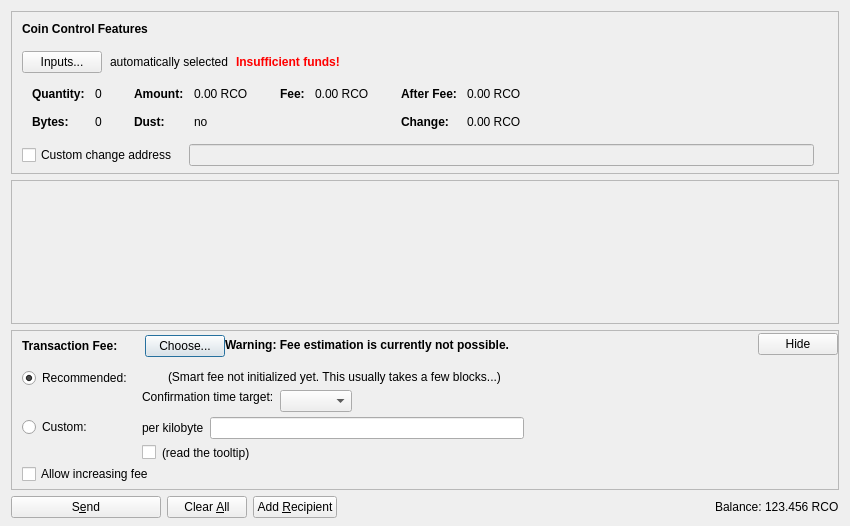
<?xml version="1.0" encoding="UTF-8"?>
<ui version="4.0">
 <class>SendCoinsDialog</class>
 <widget class="QDialog" name="SendCoinsDialog">
  <property name="geometry">
   <rect>
    <x>0</x>
    <y>0</y>
    <width>850</width>
    <height>526</height>
   </rect>
  </property>
  <property name="windowTitle">
   <string>Send Coins</string>
  </property>
  <layout class="QVBoxLayout" name="verticalLayout" stretch="0,1,0,0">
   <property name="bottomMargin">
    <number>8</number>
   </property>
   <item>
    <widget class="QFrame" name="frameCoinControl">
     <property name="sizePolicy">
      <sizepolicy hsizetype="Expanding" vsizetype="Expanding">
       <horstretch>0</horstretch>
       <verstretch>0</verstretch>
      </sizepolicy>
     </property>
     <property name="maximumSize">
      <size>
       <width>16777215</width>
       <height>16777215</height>
      </size>
     </property>
     <property name="frameShape">
      <enum>QFrame::StyledPanel</enum>
     </property>
     <property name="frameShadow">
      <enum>QFrame::Sunken</enum>
     </property>
     <layout class="QVBoxLayout" name="verticalLayoutCoinControl2">
      <property name="spacing">
       <number>0</number>
      </property>
      <property name="leftMargin">
       <number>0</number>
      </property>
      <property name="topMargin">
       <number>0</number>
      </property>
      <property name="rightMargin">
       <number>0</number>
      </property>
      <property name="bottomMargin">
       <number>6</number>
      </property>
      <item>
       <layout class="QVBoxLayout" name="verticalLayoutCoinControl" stretch="0,0,0,0,1">
        <property name="spacing">
         <number>0</number>
        </property>
        <property name="leftMargin">
         <number>10</number>
        </property>
        <property name="topMargin">
         <number>10</number>
        </property>
        <item>
         <layout class="QHBoxLayout" name="horizontalLayoutCoinControl1">
          <property name="bottomMargin">
           <number>15</number>
          </property>
          <item>
           <widget class="QLabel" name="labelCoinControlFeatures">
            <property name="sizePolicy">
             <sizepolicy hsizetype="Preferred" vsizetype="Maximum">
              <horstretch>0</horstretch>
              <verstretch>0</verstretch>
             </sizepolicy>
            </property>
            <property name="font">
             <font>
              <weight>75</weight>
              <bold>true</bold>
             </font>
            </property>
            <property name="styleSheet">
             <string notr="true">font-weight:bold;</string>
            </property>
            <property name="text">
             <string>Coin Control Features</string>
            </property>
           </widget>
          </item>
         </layout>
        </item>
        <item>
         <layout class="QHBoxLayout" name="horizontalLayoutCoinControl2" stretch="0,0,0,0">
          <property name="spacing">
           <number>8</number>
          </property>
          <property name="bottomMargin">
           <number>10</number>
          </property>
          <item>
           <widget class="QPushButton" name="pushButtonCoinControl">
            <property name="styleSheet">
             <string notr="true"/>
            </property>
            <property name="text">
             <string>Inputs...</string>
            </property>
            <property name="autoDefault">
             <bool>false</bool>
            </property>
           </widget>
          </item>
          <item>
           <widget class="QLabel" name="labelCoinControlAutomaticallySelected">
            <property name="text">
             <string>automatically selected</string>
            </property>
            <property name="margin">
             <number>5</number>
            </property>
           </widget>
          </item>
          <item>
           <widget class="QLabel" name="labelCoinControlInsuffFunds">
            <property name="font">
             <font>
              <weight>75</weight>
              <bold>true</bold>
             </font>
            </property>
            <property name="styleSheet">
             <string notr="true">color:red;font-weight:bold;</string>
            </property>
            <property name="text">
             <string>Insufficient funds!</string>
            </property>
            <property name="margin">
             <number>5</number>
            </property>
           </widget>
          </item>
          <item>
           <spacer name="horizontalSpacerCoinControl">
            <property name="orientation">
             <enum>Qt::Horizontal</enum>
            </property>
            <property name="sizeHint" stdset="0">
             <size>
              <width>40</width>
              <height>1</height>
             </size>
            </property>
           </spacer>
          </item>
         </layout>
        </item>
        <item>
         <widget class="QWidget" name="widgetCoinControl" native="true">
          <property name="sizePolicy">
           <sizepolicy hsizetype="Preferred" vsizetype="Preferred">
            <horstretch>0</horstretch>
            <verstretch>0</verstretch>
           </sizepolicy>
          </property>
          <property name="minimumSize">
           <size>
            <width>0</width>
            <height>0</height>
           </size>
          </property>
          <property name="styleSheet">
           <string notr="true"/>
          </property>
          <layout class="QHBoxLayout" name="horizontalLayoutCoinControl5">
           <property name="leftMargin">
            <number>0</number>
           </property>
           <property name="topMargin">
            <number>0</number>
           </property>
           <property name="rightMargin">
            <number>0</number>
           </property>
           <property name="bottomMargin">
            <number>0</number>
           </property>
           <item>
            <layout class="QHBoxLayout" name="horizontalLayoutCoinControl3" stretch="0,0,0,1">
             <property name="spacing">
              <number>20</number>
             </property>
             <property name="topMargin">
              <number>0</number>
             </property>
             <property name="bottomMargin">
              <number>10</number>
             </property>
             <item>
              <layout class="QFormLayout" name="formLayoutCoinControl1">
               <property name="horizontalSpacing">
                <number>10</number>
               </property>
               <property name="verticalSpacing">
                <number>14</number>
               </property>
               <property name="leftMargin">
                <number>10</number>
               </property>
               <property name="topMargin">
                <number>4</number>
               </property>
               <property name="rightMargin">
                <number>6</number>
               </property>
               <item row="0" column="0">
                <widget class="QLabel" name="labelCoinControlQuantityText">
                 <property name="font">
                  <font>
                   <weight>75</weight>
                   <bold>true</bold>
                  </font>
                 </property>
                 <property name="text">
                  <string>Quantity:</string>
                 </property>
                 <property name="margin">
                  <number>0</number>
                 </property>
                </widget>
               </item>
               <item row="0" column="1">
                <widget class="QLabel" name="labelCoinControlQuantity">
                 <property name="cursor">
                  <cursorShape>IBeamCursor</cursorShape>
                 </property>
                 <property name="contextMenuPolicy">
                  <enum>Qt::ActionsContextMenu</enum>
                 </property>
                 <property name="text">
                  <string notr="true">0</string>
                 </property>
                 <property name="margin">
                  <number>0</number>
                 </property>
                 <property name="textInteractionFlags">
                  <set>Qt::LinksAccessibleByMouse|Qt::TextSelectableByKeyboard|Qt::TextSelectableByMouse</set>
                 </property>
                </widget>
               </item>
               <item row="1" column="0">
                <widget class="QLabel" name="labelCoinControlBytesText">
                 <property name="font">
                  <font>
                   <weight>75</weight>
                   <bold>true</bold>
                  </font>
                 </property>
                 <property name="text">
                  <string>Bytes:</string>
                 </property>
                </widget>
               </item>
               <item row="1" column="1">
                <widget class="QLabel" name="labelCoinControlBytes">
                 <property name="cursor">
                  <cursorShape>IBeamCursor</cursorShape>
                 </property>
                 <property name="contextMenuPolicy">
                  <enum>Qt::ActionsContextMenu</enum>
                 </property>
                 <property name="text">
                  <string notr="true">0</string>
                 </property>
                 <property name="textInteractionFlags">
                  <set>Qt::LinksAccessibleByMouse|Qt::TextSelectableByKeyboard|Qt::TextSelectableByMouse</set>
                 </property>
                </widget>
               </item>
              </layout>
             </item>
             <item>
              <layout class="QFormLayout" name="formLayoutCoinControl2">
               <property name="horizontalSpacing">
                <number>10</number>
               </property>
               <property name="verticalSpacing">
                <number>14</number>
               </property>
               <property name="leftMargin">
                <number>6</number>
               </property>
               <property name="topMargin">
                <number>4</number>
               </property>
               <property name="rightMargin">
                <number>6</number>
               </property>
               <item row="0" column="0">
                <widget class="QLabel" name="labelCoinControlAmountText">
                 <property name="font">
                  <font>
                   <weight>75</weight>
                   <bold>true</bold>
                  </font>
                 </property>
                 <property name="text">
                  <string>Amount:</string>
                 </property>
                 <property name="margin">
                  <number>0</number>
                 </property>
                </widget>
               </item>
               <item row="0" column="1">
                <widget class="QLabel" name="labelCoinControlAmount">
                 <property name="cursor">
                  <cursorShape>IBeamCursor</cursorShape>
                 </property>
                 <property name="contextMenuPolicy">
                  <enum>Qt::ActionsContextMenu</enum>
                 </property>
                 <property name="text">
                  <string notr="true">0.00 RCO</string>
                 </property>
                 <property name="textInteractionFlags">
                  <set>Qt::LinksAccessibleByMouse|Qt::TextSelectableByKeyboard|Qt::TextSelectableByMouse</set>
                 </property>
                </widget>
               </item>
               <item row="1" column="0">
                <widget class="QLabel" name="labelCoinControlLowOutputText">
                 <property name="font">
                  <font>
                   <weight>75</weight>
                   <bold>true</bold>
                  </font>
                 </property>
                 <property name="text">
                  <string>Dust:</string>
                 </property>
                </widget>
               </item>
               <item row="1" column="1">
                <widget class="QLabel" name="labelCoinControlLowOutput">
                 <property name="cursor">
                  <cursorShape>IBeamCursor</cursorShape>
                 </property>
                 <property name="contextMenuPolicy">
                  <enum>Qt::ActionsContextMenu</enum>
                 </property>
                 <property name="text">
                  <string notr="true">no</string>
                 </property>
                 <property name="textInteractionFlags">
                  <set>Qt::LinksAccessibleByMouse|Qt::TextSelectableByKeyboard|Qt::TextSelectableByMouse</set>
                 </property>
                </widget>
               </item>
              </layout>
             </item>
             <item>
              <layout class="QFormLayout" name="formLayoutCoinControl3">
               <property name="horizontalSpacing">
                <number>10</number>
               </property>
               <property name="verticalSpacing">
                <number>14</number>
               </property>
               <property name="leftMargin">
                <number>6</number>
               </property>
               <property name="topMargin">
                <number>4</number>
               </property>
               <property name="rightMargin">
                <number>6</number>
               </property>
               <item row="0" column="0">
                <widget class="QLabel" name="labelCoinControlFeeText">
                 <property name="font">
                  <font>
                   <weight>75</weight>
                   <bold>true</bold>
                  </font>
                 </property>
                 <property name="text">
                  <string>Fee:</string>
                 </property>
                 <property name="margin">
                  <number>0</number>
                 </property>
                </widget>
               </item>
               <item row="0" column="1">
                <widget class="QLabel" name="labelCoinControlFee">
                 <property name="cursor">
                  <cursorShape>IBeamCursor</cursorShape>
                 </property>
                 <property name="contextMenuPolicy">
                  <enum>Qt::ActionsContextMenu</enum>
                 </property>
                 <property name="text">
                  <string notr="true">0.00 RCO</string>
                 </property>
                 <property name="textInteractionFlags">
                  <set>Qt::LinksAccessibleByMouse|Qt::TextSelectableByKeyboard|Qt::TextSelectableByMouse</set>
                 </property>
                </widget>
               </item>
              </layout>
             </item>
             <item>
              <layout class="QFormLayout" name="formLayoutCoinControl4">
               <property name="horizontalSpacing">
                <number>10</number>
               </property>
               <property name="verticalSpacing">
                <number>14</number>
               </property>
               <property name="leftMargin">
                <number>6</number>
               </property>
               <property name="topMargin">
                <number>4</number>
               </property>
               <property name="rightMargin">
                <number>6</number>
               </property>
               <item row="0" column="0">
                <widget class="QLabel" name="labelCoinControlAfterFeeText">
                 <property name="font">
                  <font>
                   <weight>75</weight>
                   <bold>true</bold>
                  </font>
                 </property>
                 <property name="text">
                  <string>After Fee:</string>
                 </property>
                 <property name="margin">
                  <number>0</number>
                 </property>
                </widget>
               </item>
               <item row="0" column="1">
                <widget class="QLabel" name="labelCoinControlAfterFee">
                 <property name="cursor">
                  <cursorShape>IBeamCursor</cursorShape>
                 </property>
                 <property name="contextMenuPolicy">
                  <enum>Qt::ActionsContextMenu</enum>
                 </property>
                 <property name="text">
                  <string notr="true">0.00 RCO</string>
                 </property>
                 <property name="textInteractionFlags">
                  <set>Qt::LinksAccessibleByMouse|Qt::TextSelectableByKeyboard|Qt::TextSelectableByMouse</set>
                 </property>
                </widget>
               </item>
               <item row="1" column="0">
                <widget class="QLabel" name="labelCoinControlChangeText">
                 <property name="font">
                  <font>
                   <weight>75</weight>
                   <bold>true</bold>
                  </font>
                 </property>
                 <property name="text">
                  <string>Change:</string>
                 </property>
                </widget>
               </item>
               <item row="1" column="1">
                <widget class="QLabel" name="labelCoinControlChange">
                 <property name="cursor">
                  <cursorShape>IBeamCursor</cursorShape>
                 </property>
                 <property name="contextMenuPolicy">
                  <enum>Qt::ActionsContextMenu</enum>
                 </property>
                 <property name="text">
                  <string notr="true">0.00 RCO</string>
                 </property>
                 <property name="textInteractionFlags">
                  <set>Qt::LinksAccessibleByMouse|Qt::TextSelectableByKeyboard|Qt::TextSelectableByMouse</set>
                 </property>
                </widget>
               </item>
              </layout>
             </item>
            </layout>
           </item>
          </layout>
         </widget>
        </item>
        <item>
         <layout class="QHBoxLayout" name="horizontalLayoutCoinControl4" stretch="0,0,0">
          <property name="spacing">
           <number>12</number>
          </property>
          <property name="sizeConstraint">
           <enum>QLayout::SetDefaultConstraint</enum>
          </property>
          <property name="topMargin">
           <number>5</number>
          </property>
          <property name="rightMargin">
           <number>5</number>
          </property>
          <item>
           <widget class="QCheckBox" name="checkBoxCoinControlChange">
            <property name="toolTip">
             <string>If this is activated, but the change address is empty or invalid, change will be sent to a newly generated address.</string>
            </property>
            <property name="text">
             <string>Custom change address</string>
            </property>
           </widget>
          </item>
          <item>
           <widget class="QValidatedLineEdit" name="lineEditCoinControlChange">
            <property name="enabled">
             <bool>false</bool>
            </property>
            <property name="sizePolicy">
             <sizepolicy hsizetype="Expanding" vsizetype="Fixed">
              <horstretch>0</horstretch>
              <verstretch>0</verstretch>
             </sizepolicy>
            </property>
           </widget>
          </item>
          <item>
           <widget class="QLabel" name="labelCoinControlChangeLabel">
            <property name="sizePolicy">
             <sizepolicy hsizetype="Preferred" vsizetype="Expanding">
              <horstretch>0</horstretch>
              <verstretch>0</verstretch>
             </sizepolicy>
            </property>
            <property name="minimumSize">
             <size>
              <width>0</width>
              <height>0</height>
             </size>
            </property>
            <property name="text">
             <string/>
            </property>
            <property name="margin">
             <number>3</number>
            </property>
           </widget>
          </item>
         </layout>
        </item>
        <item>
         <spacer name="verticalSpacerCoinControl">
          <property name="orientation">
           <enum>Qt::Vertical</enum>
          </property>
          <property name="sizeHint" stdset="0">
           <size>
            <width>800</width>
            <height>1</height>
           </size>
          </property>
         </spacer>
        </item>
       </layout>
      </item>
     </layout>
    </widget>
   </item>
   <item>
    <widget class="QScrollArea" name="scrollArea">
     <property name="widgetResizable">
      <bool>true</bool>
     </property>
     <widget class="QWidget" name="scrollAreaWidgetContents">
      <property name="geometry">
       <rect>
        <x>0</x>
        <y>0</y>
        <width>830</width>
        <height>104</height>
       </rect>
      </property>
      <layout class="QVBoxLayout" name="verticalLayout_2" stretch="0,1">
       <property name="leftMargin">
        <number>0</number>
       </property>
       <property name="topMargin">
        <number>0</number>
       </property>
       <property name="rightMargin">
        <number>0</number>
       </property>
       <property name="bottomMargin">
        <number>0</number>
       </property>
       <item>
        <layout class="QVBoxLayout" name="entries">
         <property name="spacing">
          <number>6</number>
         </property>
        </layout>
       </item>
       <item>
        <spacer name="verticalSpacer">
         <property name="orientation">
          <enum>Qt::Vertical</enum>
         </property>
         <property name="sizeHint" stdset="0">
          <size>
           <width>20</width>
           <height>40</height>
          </size>
         </property>
        </spacer>
       </item>
      </layout>
     </widget>
    </widget>
   </item>
   <item>
    <widget class="QFrame" name="frameFee">
     <property name="sizePolicy">
      <sizepolicy hsizetype="Expanding" vsizetype="Expanding">
       <horstretch>0</horstretch>
       <verstretch>0</verstretch>
      </sizepolicy>
     </property>
     <property name="maximumSize">
      <size>
       <width>16777215</width>
       <height>16777215</height>
      </size>
     </property>
     <property name="frameShape">
      <enum>QFrame::StyledPanel</enum>
     </property>
     <property name="frameShadow">
      <enum>QFrame::Sunken</enum>
     </property>
     <layout class="QVBoxLayout" name="verticalLayoutFee1">
      <property name="spacing">
       <number>0</number>
      </property>
      <property name="leftMargin">
       <number>0</number>
      </property>
      <property name="topMargin">
       <number>0</number>
      </property>
      <property name="rightMargin">
       <number>0</number>
      </property>
      <property name="bottomMargin">
       <number>0</number>
      </property>
      <item>
       <layout class="QVBoxLayout" name="verticalLayoutFee2" stretch="0,0,0">
        <property name="spacing">
         <number>0</number>
        </property>
        <property name="leftMargin">
         <number>10</number>
        </property>
        <property name="topMargin">
         <number>0</number>
        </property>
        <item>
         <layout class="QHBoxLayout" name="horizontalLayoutFee1">
          <property name="bottomMargin">
           <number>0</number>
          </property>
          <item>
           <layout class="QVBoxLayout" name="verticalLayoutFee7">
            <property name="spacing">
             <number>0</number>
            </property>
            <item>
             <spacer name="verticalSpacerSmartFee">
              <property name="orientation">
               <enum>Qt::Vertical</enum>
              </property>
              <property name="sizeType">
               <enum>QSizePolicy::Fixed</enum>
              </property>
              <property name="sizeHint" stdset="0">
               <size>
                <width>1</width>
                <height>4</height>
               </size>
              </property>
             </spacer>
            </item>
            <item>
             <layout class="QHBoxLayout" name="horizontalLayoutSmartFee">
              <property name="spacing">
               <number>10</number>
              </property>
              <item>
               <widget class="QLabel" name="labelFeeHeadline">
                <property name="sizePolicy">
                 <sizepolicy hsizetype="Preferred" vsizetype="Maximum">
                  <horstretch>0</horstretch>
                  <verstretch>0</verstretch>
                 </sizepolicy>
                </property>
                <property name="font">
                 <font>
                  <weight>75</weight>
                  <bold>true</bold>
                 </font>
                </property>
                <property name="styleSheet">
                 <string notr="true">font-weight:bold;</string>
                </property>
                <property name="text">
                 <string>Transaction Fee:</string>
                </property>
               </widget>
              </item>
              <item>
               <widget class="QLabel" name="labelFeeMinimized">
                <property name="text">
                 <string/>
                </property>
               </widget>
              </item>
              <item>
               <widget class="QPushButton" name="buttonChooseFee">
                <property name="text">
                 <string>Choose...</string>
                </property>
               </widget>
              </item>
             </layout>
            </item>
            <item>
             <spacer name="verticalSpacer_5">
              <property name="orientation">
               <enum>Qt::Vertical</enum>
              </property>
              <property name="sizeHint" stdset="0">
               <size>
                <width>1</width>
                <height>1</height>
               </size>
              </property>
             </spacer>
            </item>
           </layout>
          </item>
          <item>
           <widget class="QLabel" name="fallbackFeeWarningLabel">
            <property name="toolTip">
             <string>Using the fallbackfee can result in sending a transaction that will take several hours or days (or never) to confirm. Consider choosing your fee manually or wait until you have validated the complete chain.</string>
            </property>
            <property name="font">
            <font>
                <weight>75</weight>
                <bold>true</bold>
            </font>
            </property>
            <property name="text">
             <string>Warning: Fee estimation is currently not possible.</string>
            </property>
            <property name="wordWrap">
             <bool>false</bool>
            </property>
           </widget>
          </item>
          <item>
           <spacer name="horizontalSpacer_4">
            <property name="orientation">
             <enum>Qt::Horizontal</enum>
            </property>
            <property name="sizeType">
             <enum>QSizePolicy::MinimumExpanding</enum>
            </property>
            <property name="sizeHint" stdset="0">
             <size>
              <width>40</width>
              <height>20</height>
             </size>
            </property>
           </spacer>
          </item>
          <item>
           <widget class="QPushButton" name="buttonMinimizeFee">
            <property name="toolTip">
             <string>collapse fee-settings</string>
            </property>
            <property name="text">
             <string>Hide</string>
            </property>
           </widget>
          </item>
         </layout>
        </item>
        <item>
         <widget class="QFrame" name="frameFeeSelection">
          <layout class="QVBoxLayout" name="verticalLayoutFee12">
           <property name="spacing">
            <number>0</number>
           </property>
           <property name="leftMargin">
            <number>0</number>
           </property>
           <property name="topMargin">
            <number>0</number>
           </property>
           <property name="rightMargin">
            <number>0</number>
           </property>
           <property name="bottomMargin">
            <number>0</number>
           </property>
           <item>
            <layout class="QGridLayout" name="gridLayoutFee">
             <property name="topMargin">
              <number>10</number>
             </property>
             <property name="bottomMargin">
              <number>4</number>
             </property>
             <property name="horizontalSpacing">
              <number>10</number>
             </property>
             <property name="verticalSpacing">
              <number>4</number>
             </property>
             <item row="1" column="1">
              <layout class="QVBoxLayout" name="verticalLayoutFee8">
               <property name="spacing">
                <number>6</number>
               </property>
               <item>
                <layout class="QHBoxLayout" name="horizontalLayoutFee13">
                 <item>
                  <widget class="QLabel" name="labelCustomPerKilobyte">
                   <property name="toolTip">
                    <string>If the custom fee is set to 1000 satoshis and the transaction is only 250 bytes, then &quot;per kilobyte&quot; only pays 250 satoshis in fee, while &quot;total at least&quot; pays 1000 satoshis. For transactions bigger than a kilobyte both pay by kilobyte.</string>
                   </property>
                   <property name="text">
                    <string>per kilobyte</string>
                   </property>
                  </widget>
                 </item>
                 <item>
                  <widget class="BitcoinAmountField" name="customFee"/>
                 </item>
                 <item>
                  <spacer name="horizontalSpacer_6">
                   <property name="orientation">
                    <enum>Qt::Horizontal</enum>
                   </property>
                   <property name="sizeHint" stdset="0">
                    <size>
                     <width>1</width>
                     <height>1</height>
                    </size>
                   </property>
                  </spacer>
                 </item>
                </layout>
               </item>
               <item>
                <layout class="QHBoxLayout" name="horizontalLayoutFee8">
                 <item>
                  <widget class="QCheckBox" name="checkBoxMinimumFee">
                   <property name="toolTip">
                    <string>Paying only the minimum fee is just fine as long as there is less transaction volume than space in the blocks. But be aware that this can end up in a never confirming transaction once there is more demand for bitcoin transactions than the network can process.</string>
                   </property>
                   <property name="text">
                    <string/>
                   </property>
                  </widget>
                 </item>
                 <item>
                  <widget class="QLabel" name="labelMinFeeWarning">
                   <property name="enabled">
                    <bool>true</bool>
                   </property>
                   <property name="toolTip">
                    <string>Paying only the minimum fee is just fine as long as there is less transaction volume than space in the blocks. But be aware that this can end up in a never confirming transaction once there is more demand for bitcoin transactions than the network can process.</string>
                   </property>
                   <property name="text">
                    <string>(read the tooltip)</string>
                   </property>
                   <property name="margin">
                    <number>5</number>
                   </property>
                  </widget>
                 </item>
                 <item>
                  <spacer name="horizontalSpacer_2">
                   <property name="orientation">
                    <enum>Qt::Horizontal</enum>
                   </property>
                   <property name="sizeHint" stdset="0">
                    <size>
                     <width>1</width>
                     <height>1</height>
                    </size>
                   </property>
                  </spacer>
                 </item>
                </layout>
               </item>
              </layout>
             </item>
             <item row="0" column="0">
              <layout class="QVBoxLayout" name="verticalLayoutFee4" stretch="0,1">
               <item>
                <widget class="QRadioButton" name="radioSmartFee">
                 <property name="text">
                  <string>Recommended:</string>
                 </property>
                 <property name="checked">
                  <bool>true</bool>
                 </property>
                 <attribute name="buttonGroup">
                  <string notr="true">groupFee</string>
                 </attribute>
                </widget>
               </item>
               <item>
                <spacer name="verticalSpacer_2">
                 <property name="orientation">
                  <enum>Qt::Vertical</enum>
                 </property>
                 <property name="sizeHint" stdset="0">
                  <size>
                   <width>1</width>
                   <height>1</height>
                  </size>
                 </property>
                </spacer>
               </item>
              </layout>
             </item>
             <item row="1" column="0">
              <layout class="QVBoxLayout" name="verticalLayoutFee9" stretch="0,1">
               <item>
                <widget class="QRadioButton" name="radioCustomFee">
                 <property name="text">
                  <string>Custom:</string>
                 </property>
                 <attribute name="buttonGroup">
                  <string notr="true">groupFee</string>
                 </attribute>
                </widget>
               </item>
               <item>
                <spacer name="verticalSpacer_6">
                 <property name="orientation">
                  <enum>Qt::Vertical</enum>
                 </property>
                 <property name="sizeHint" stdset="0">
                  <size>
                   <width>1</width>
                   <height>1</height>
                  </size>
                 </property>
                </spacer>
               </item>
              </layout>
             </item>
             <item row="0" column="1">
              <layout class="QVBoxLayout" name="verticalLayoutFee3" stretch="0,0,1">
               <property name="spacing">
                <number>6</number>
               </property>
               <property name="topMargin">
                <number>2</number>
               </property>
               <item>
                <layout class="QHBoxLayout" name="horizontalLayoutFee12">
                 <item>
                  <widget class="QLabel" name="labelSmartFee">
                   <property name="text">
                    <string/>
                   </property>
                   <property name="margin">
                    <number>2</number>
                   </property>
                  </widget>
                 </item>
                 <item>
                  <widget class="QLabel" name="labelFeeEstimation">
                   <property name="text">
                    <string/>
                   </property>
                  </widget>
                 </item>
                 <item>
                  <widget class="QLabel" name="labelSmartFee2">
                   <property name="text">
                    <string>(Smart fee not initialized yet. This usually takes a few blocks...)</string>
                   </property>
                   <property name="margin">
                    <number>2</number>
                   </property>
                  </widget>
                 </item>
                 <item>
                  <spacer name="horizontalSpacer_5">
                   <property name="orientation">
                    <enum>Qt::Horizontal</enum>
                   </property>
                   <property name="sizeHint" stdset="0">
                    <size>
                     <width>1</width>
                     <height>1</height>
                    </size>
                   </property>
                  </spacer>
                 </item>
                </layout>
               </item>
               <item>
                <layout class="QHBoxLayout" name="horizontalLayoutFee9">
                 <item>
                  <layout class="QVBoxLayout" name="verticalLayoutFee6">
                   <item>
                    <widget class="QLabel" name="labelSmartFee3">
                     <property name="text">
                      <string>Confirmation time target:</string>
                     </property>
                     <property name="margin">
                      <number>2</number>
                     </property>
                    </widget>
                   </item>
                   <item>
                    <spacer name="verticalSpacer_3">
                     <property name="orientation">
                      <enum>Qt::Vertical</enum>
                     </property>
                     <property name="sizeHint" stdset="0">
                      <size>
                       <width>1</width>
                       <height>1</height>
                      </size>
                     </property>
                    </spacer>
                   </item>
                  </layout>
                 </item>
                 <item>
                  <layout class="QVBoxLayout" name="verticalLayoutFee5">
                   <property name="rightMargin">
                    <number>30</number>
                   </property>
                   <item>
                    <layout class="QHBoxLayout" name="horizontalLayoutConfTarget">
                     <property name="bottomMargin">
                      <number>0</number>
                     </property>
                     <item>
                      <widget class="QComboBox" name="confTargetSelector"/>
                     </item>
                     <item>
                      <spacer name="horizontalSpacerConfTarget">
                       <property name="orientation">
                        <enum>Qt::Horizontal</enum>
                       </property>
                       <property name="sizeHint" stdset="0">
                        <size>
                         <width>40</width>
                         <height>20</height>
                        </size>
                       </property>
                      </spacer>
                     </item>
                    </layout>
                   </item>
                  </layout>
                 </item>
                </layout>
               </item>
               <item>
                <spacer name="verticalSpacer_4">
                 <property name="orientation">
                  <enum>Qt::Vertical</enum>
                 </property>
                 <property name="sizeHint" stdset="0">
                  <size>
                   <width>1</width>
                   <height>1</height>
                  </size>
                 </property>
                </spacer>
               </item>
              </layout>
             </item>
            </layout>
           </item>
           <item>
            <widget class="QCheckBox" name="optInRBF">
             <property name="text">
              <string>Allow increasing fee</string>
             </property>
             <property name="toolTip">
              <string>This allows you to increase the fee later if the transaction takes a long time to confirm. This will also cause the recommended fee to be lower. ("Replace-By-Fee", BIP 125)</string>
             </property>
            </widget>
           </item>
          </layout>
         </widget>
        </item>
        <item>
         <spacer name="verticalSpacerFee">
          <property name="orientation">
           <enum>Qt::Vertical</enum>
          </property>
          <property name="sizeHint" stdset="0">
           <size>
            <width>40</width>
            <height>5</height>
           </size>
          </property>
         </spacer>
        </item>
       </layout>
      </item>
     </layout>
    </widget>
   </item>
   <item>
    <layout class="QHBoxLayout" name="horizontalLayout">
     <item>
      <widget class="QPushButton" name="sendButton">
       <property name="minimumSize">
        <size>
         <width>150</width>
         <height>0</height>
        </size>
       </property>
       <property name="toolTip">
        <string>Confirm the send action</string>
       </property>
       <property name="text">
        <string>S&amp;end</string>
       </property>
       <property name="icon">
        <iconset resource="../bitcoin.qrc">
         <normaloff>:/icons/send</normaloff>:/icons/send</iconset>
       </property>
       <property name="autoDefault">
        <bool>false</bool>
       </property>
       <property name="default">
        <bool>false</bool>
       </property>
      </widget>
     </item>
     <item>
      <widget class="QPushButton" name="clearButton">
       <property name="sizePolicy">
        <sizepolicy hsizetype="Minimum" vsizetype="Fixed">
         <horstretch>0</horstretch>
         <verstretch>0</verstretch>
        </sizepolicy>
       </property>
       <property name="toolTip">
        <string>Clear all fields of the form.</string>
       </property>
       <property name="text">
        <string>Clear &amp;All</string>
       </property>
       <property name="icon">
        <iconset resource="../bitcoin.qrc">
         <normaloff>:/icons/remove</normaloff>:/icons/remove</iconset>
       </property>
       <property name="autoDefault">
        <bool>false</bool>
       </property>
      </widget>
     </item>
     <item>
      <widget class="QPushButton" name="addButton">
       <property name="toolTip">
        <string>Send to multiple recipients at once</string>
       </property>
       <property name="text">
        <string>Add &amp;Recipient</string>
       </property>
       <property name="icon">
        <iconset resource="../bitcoin.qrc">
         <normaloff>:/icons/add</normaloff>:/icons/add</iconset>
       </property>
       <property name="autoDefault">
        <bool>false</bool>
       </property>
      </widget>
     </item>
     <item>
      <spacer name="horizontalSpacer">
       <property name="orientation">
        <enum>Qt::Horizontal</enum>
       </property>
       <property name="sizeHint" stdset="0">
        <size>
         <width>40</width>
         <height>20</height>
        </size>
       </property>
      </spacer>
     </item>
     <item>
      <layout class="QHBoxLayout" name="horizontalLayout_2">
       <property name="spacing">
        <number>3</number>
       </property>
       <item>
        <widget class="QLabel" name="label">
         <property name="sizePolicy">
          <sizepolicy hsizetype="Preferred" vsizetype="Fixed">
           <horstretch>0</horstretch>
           <verstretch>0</verstretch>
          </sizepolicy>
         </property>
         <property name="text">
          <string>Balance:</string>
         </property>
        </widget>
       </item>
       <item>
        <widget class="QLabel" name="labelBalance">
         <property name="sizePolicy">
          <sizepolicy hsizetype="Preferred" vsizetype="Fixed">
           <horstretch>0</horstretch>
           <verstretch>0</verstretch>
          </sizepolicy>
         </property>
         <property name="cursor">
          <cursorShape>IBeamCursor</cursorShape>
         </property>
         <property name="text">
          <string notr="true">123.456 RCO</string>
         </property>
         <property name="textInteractionFlags">
          <set>Qt::LinksAccessibleByMouse|Qt::TextSelectableByKeyboard|Qt::TextSelectableByMouse</set>
         </property>
        </widget>
       </item>
      </layout>
     </item>
    </layout>
   </item>
  </layout>
 </widget>
 <customwidgets>
  <customwidget>
   <class>QValidatedLineEdit</class>
   <extends>QLineEdit</extends>
   <header>qt/qvalidatedlineedit.h</header>
  </customwidget>
  <customwidget>
   <class>BitcoinAmountField</class>
   <extends>QLineEdit</extends>
   <header>qt/bitcoinamountfield.h</header>
   <container>1</container>
  </customwidget>
 </customwidgets>
 <resources>
  <include location="../bitcoin.qrc"/>
 </resources>
 <connections/>
 <buttongroups>
  <buttongroup name="groupFee"/>
 </buttongroups>
</ui>
